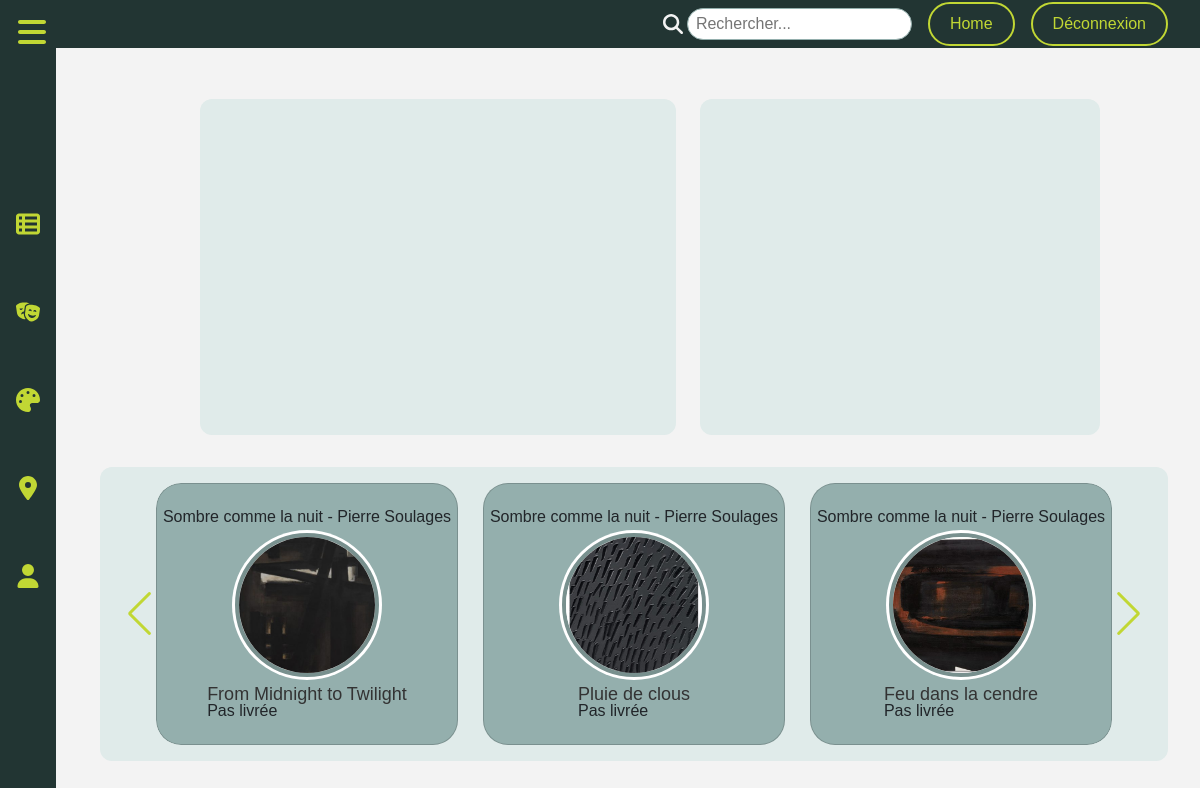
The page /home-dash.php on the database its author committed.
### tables this page shows
CREATE TABLE `oeuvres` (
  `Id_oeuvre` int(11) NOT NULL,
  `libelle_Oeuvre` varchar(150) NOT NULL,
  `hauteur_Oeuvre` decimal(15,2) DEFAULT NULL,
  `largeur_Oeuvre` decimal(15,2) DEFAULT NULL,
  `profondeur_Oeuvre` decimal(15,2) DEFAULT NULL,
  `poids_Oeuvre` decimal(15,2) DEFAULT NULL,
  `prix` decimal(15,2) DEFAULT NULL,
  `etat_Oeuvre` tinyint(1) DEFAULT NULL,
  `Consultation_Oeuvre` int(11) DEFAULT NULL,
  `Id_Exposition` int(11) NOT NULL,
  `Id_Position` int(11) NOT NULL,
  `Id_Type` int(11) NOT NULL,
  `Id_Artiste` int(11) NOT NULL,
  `chemin_Flashcode` varchar(255) NOT NULL
);

CREATE TABLE `exposition` (
  `Id_Exposition` int(11) NOT NULL,
  `libelle_Exposition` varchar(255) DEFAULT NULL,
  `Date_Debut` date NOT NULL,
  `Date_Fin` date NOT NULL,
  `Horaires_Debut` time NOT NULL,
  `Horaires_Fin` time NOT NULL,
  `Nbre_Oeuvres` int(11) NOT NULL,
  `chemin_Plan` varchar(150) DEFAULT NULL,
  `chemin_Affiche` varchar(100) DEFAULT NULL,
  `Id_Artiste` int(11) NOT NULL,
  `id_Theme` int(11) NOT NULL
);

### includes/components/art-state.php (the view, shortened to what this page needs)
<?php
require_once "./config/pdo.php";
$sql = "SELECT oeuvres.Id_oeuvre, oeuvres.etat_Oeuvre, image.libelle_Image, image.chemin_Image, exposition.libelle_Exposition, exposition.Date_Debut, artiste.Id_Artiste
FROM oeuvres
JOIN image ON oeuvres.Id_oeuvre = image.Id_oeuvre
JOIN artiste ON artiste.Id_Artiste = oeuvres.Id_Artiste
JOIN exposition ON oeuvres.Id_Exposition = exposition.Id_Exposition
WHERE CURRENT_DATE() < exposition.Date_Debut
AND exposition.Date_Debut <= DATE_ADD(CURRENT_DATE(), INTERVAL 30 DAY)
GROUP BY oeuvres.Id_oeuvre, oeuvres.etat_Oeuvre, image.libelle_Image, image.chemin_Image, exposition.libelle_Exposition, exposition.Date_Debut, artiste.Id_Artiste";
$requete = $db->query($sql);
$oeuvres = $requete->fetchAll(PDO::FETCH_ASSOC);
;?>
 <div class="slider-container swiper">
    <div class="slide-content">
        <div class="card-wrapper swiper-wrapper">
        <?php forEach($oeuvres as $oeuvre) : ?>
            <div class="card swiper-slide">
                <div class="image-content">
                    <h2><?= $oeuvre["libelle_Exposition"] ;?></h2>
                    <div class="card-image">
                        <img src="./artwork/<?= $oeuvre["chemin_Image"];?>" alt="" class="card-img">
                    </div>
                    <div clas="card-content">
                        <h3 class="name"><?= $oeuvre["libelle_Image"]?></h3>
                        <?php if($oeuvre["etat_Oeuvre"] === 0): ?>
                        <span>Pas livrée</span>
                        <?php else : ?>
                        <span>Livrée</span>
                        <?php endif ;?>
                    </div>
                </div>
            </div>
        <?php endforeach ;?>
        </div>
    </div>
    <div class="swiper-button-next swiper-navBtn"></div>
    <div class="swiper-button-prev swiper-navBtn"></div>
 </div>

### includes/pages/header.php (shortened to what this page needs)
<!DOCTYPE html>
<html lang="fr">
<head>
    <link rel="stylesheet" href="https://cdn.jsdelivr.net/npm/bootstrap@5.3.2/dist/css/bootstrap.min.css">
    <link rel="stylesheet" href="./assets/css/reset.css">
    <link rel="stylesheet" href="./assets/css/style.css">
    <link rel="stylesheet" href="./assets/css/styleM.css">
    <link rel="stylesheet" href="./assets/css/mediaqueries.css">
    <link rel="stylesheet" href="./assets/css/swiper-bundle.min.css">
<body>
    <main>

### includes/pages/navbarr.php (shortened to what this page needs)
<nav class="nav-menu">
        <div id="burger" onclick="openNav()">
            <a></a>
        </div>
        <ul>
            <div class="menu-items">
                <div class="items">
                    <li>
                        <a href="List-exposition-Mahsa.php">
                            <svg xmlns="http://www.w3.org/2000/svg" viewBox="0 0 512 512"><path d="M0 96C0 60.7 28.7 32 64 32H448c35.3 0 64 28.7 64 64V416c0 35.3-28.7 64-64 64H64c-35.3 0-64-28.7-64-64V96zm64 0v64h64V96H64zm384 0H192v64H448V96zM64 224v64h64V224H64zm384 0H192v64H448V224zM64 352v64h64V352H64zm384 0H192v64H448V352z"/></svg>
                        </a>
                    </li>
                </div>
                <div class="items">
                    <li>
                        <a href="list-artist-Mahsa.php">
                        </a>
                    </li>
                </div>
                <div class="items">
                    <li>
                        <a href="./list-art.php">
                        </a>
                    </li>
                </div>
                <div class="items">
                    <li>
                        <a href="./implant.php">
                            <svg xmlns="http://www.w3.org/2000/svg" viewBox="0 0 384 512"><path d="M215.7 499.2C267 435 384 279.4 384 192C384 86 298 0 192 0S0 86 0 192c0 87.4 117 243 168.3 307.2c12.3 15.3 35.1 15.3 47.4 0zM192 128a64 64 0 1 1 0 128 64 64 0 1 1 0-128z"/></svg>
                        </a>
                    </li>
                </div>
                <div class="items">
                    <li>
                        <a href="./gestion_des_collaborateur.php">
                            <svg xmlns="http://www.w3.org/2000/svg" viewBox="0 0 448 512"><path d="M224 256A128 128 0 1 0 224 0a128 128 0 1 0 0 256zm-45.7 48C79.8 304 0 383.8 0 482.3C0 498.7 13.3 512 29.7 512H418.3c16.4 0 29.7-13.3 29.7-29.7C448 383.8 368.2 304 269.7 304H178.3z"/></svg>
                        </a>
                    </li>
                </div>
            </div>
        </ul>
    </nav>
</body>
</html>

### includes/pages/nav-head.php (shortened to what this page needs)
<div class="nav-contain">
    <div class="searchbar">
        <div class="loupe">
            <svg id="svg-loupe" viewBox="0 0 512 512"><path d="M416 208c0 45.9-14.9 88.3-40 122.7L502.6 457.4c12.5 12.5 12.5 32.8 0 45.3s-32.8 12.5-45.3 0L330.7 376c-34.4 25.2-76.8 40-122.7 40C93.1 416 0 322.9 0 208S93.1 0 208 0S416 93.1 416 208zM208 352a144 144 0 1 0 0-288 144 144 0 1 0 0 288z"/></svg>
        </div>
        <input type="text" placeholder="Rechercher...">
    </div>
    <div class="home-btn"><a href="home-dash.php">Home</a></div>
    <div class="home-btn deconnexion"><a href="deconnexion.php">Déconnexion</a></div>
</div>

### home-dash.php (shortened to what this page needs)
<?php
include "includes/pages/header.php";
include "includes/pages/navbarr.php";
include "includes/pages/nav-head.php";
;?>
<div class="calendar">
</div>
<div class="calendar-daily">
</div>
<div class="art-state">
    <?php include "includes/components/art-state.php";?>
</div>
<?php
include "includes/pages/footer.php";
;?>

### includes/pages/footer.php (shortened to what this page needs)
</body>
</html>

### assets/css/style.css (style rules this page uses)
:root { --BGCOLORPU: #252525; --BGCOLORPR: #F3f3f3; --PRIMARY: #565759; --SECONDARY: #E0EBEA; --ACCENT1: #C1D734; --ACCENT3: #FEE440; --ACCENT2: #ed5BE8; --FONTCOLOR: #F3f3f3; --FONTCOLOR2: #252525; --FONTTITLE: "Playfair", sans-serif; --FONTTEXT: "Montserrat", sans-serif; }
body { font-family: var(--FONTTEXT); }
main { background-color: var(--BGCOLORPR); display: grid; grid-template-columns: repeat(12, 1fr); grid-template-rows: repeat(12, 1fr); }
nav { height: 100vh; width: fit-content; background-color: #223533; grid-column: 1/2; grid-row: 1/13; position: absolute; top: 0; z-index: 100; }
nav div#burger { height: fit-content; width: fit-content; padding: 1rem 0 0 1rem; cursor: pointer; position: absolute; }
nav ul { height: 100vh; padding: 0; margin: 0; display: flex; flex-direction: column; align-items: center; justify-content: space-between; }
nav svg { height: 2rem; width: 2rem; fill: var(--ACCENT1); padding: 0; }
nav ul div li svg { height: 1.5rem; width: 1.5rem; }
nav ul div.menu-items { height: 100%; display: flex; flex-direction: column; justify-content: center; }
nav ul div.menu-items div.items { padding: 2rem 1rem; display: flex; }
nav ul div.menu-items div.items a { display: flex; align-items: center; gap: 1rem; }
div.nav-contain { grid-column: 1/13; height: 3rem; padding: 0 2rem 0 6rem; background-color: #223533; display: flex; flex-direction: row; justify-content: end; align-items: center; gap: 1rem; }
div.loupe { height: fit-content; width: fit-content; margin: auto 0; padding-right: 0.25rem; }
div.searchbar { display: flex; }
div.loupe svg#svg-loupe { height: 20px; width: 20px; fill: #F3f3f3; padding: 0; }
div.searchbar input { height: 2rem; padding: 0.5rem; border-radius: 50px; border: solid 1px #94AFAD; }
div.home-btn { background-color: transparent; padding: 0.75rem 1.25rem; border-radius: 50px; border: 2px solid var(--ACCENT1) }
div.home-btn a { color: var(--ACCENT1); }
div.calendar { grid-column: 3/8; grid-row: 2/8; margin: 2rem 1.5rem 2rem 0; }
div.calendar-daily { grid-column: 8/12; grid-row: 2/8; margin: 2rem 0; }
div.calendar, div.calendar-daily { border-radius: 12px; background-color: var(--SECONDARY); padding: 1rem; }
div.art-state { background-color: var(--SECONDARY); grid-column: 2/13; grid-row: 8/13; border-radius: 12px; height: fit-content; margin-right: 2rem; padding: 1rem; }
.slide-content { margin: 0 40px; overflow: hidden; border-radius: 25px; }
.card { width: 50%; border-radius: 25px; background-color: #94AFAD; margin-right: 1rem; }
.image-content, .card-content { display: flex; flex-direction: column; align-items: center; padding: 10px 14px; }
.image-content { position: relative; row-gap: 5px; padding: 25px 0; }
.card-image { position: relative; height: 150px; width: 150px; border-radius: 50%; background: #FFF; padding: 3px; }
.card-image .card-img { height: 100%; width: 100%; object-fit: cover; border-radius: 50%; border: 4px solid #78908E; }
.name { font-size: 18px; font-weight: 500; color: #333; }
.swiper-navBtn { color: #C1D734; transition: color 0.3s ease; }
.swiper-button-next { right: 0; }
.swiper-button-prev { left: 0; }

### rows shown on the page
oeuvres: Id_Exposition.libelle_Exposition "Sombre comme la nuit - Pierre Soulages", shows a picture, libelle_Image "From Midnight to Twilight", etat_Oeuvre "Pas livrée"
oeuvres: Id_Exposition.libelle_Exposition "Sombre comme la nuit - Pierre Soulages", shows a picture, libelle_Image "Pluie de clous", etat_Oeuvre "Pas livrée"
oeuvres: Id_Exposition.libelle_Exposition "Sombre comme la nuit - Pierre Soulages", shows a picture, libelle_Image "Feu dans la cendre", etat_Oeuvre "Pas livrée"
